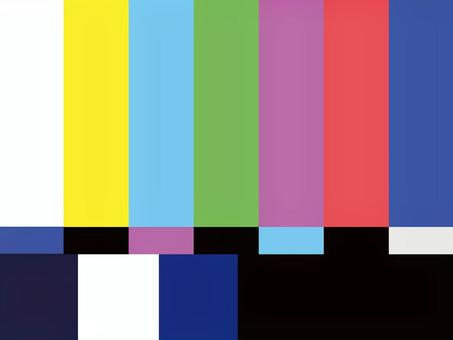
#> input picture jeha pt 5/img/colorbar.jpeg, 453 x 340 px
$ python equalize.py
#> lines starting #> are read from the running program, lines starting #| are printed output that depends on the picture
import numpy as np
import cv2
import os

#buka gambar
img_path = os.path.join(".","img/colorbar.jpeg")
img = cv2.imread(img_path)
#> img is the input picture: shape (340, 453, 3); mean B, G, R 127.9, 131, 138

img = cv2.cvtColor(img, cv2.COLOR_BGR2GRAY)
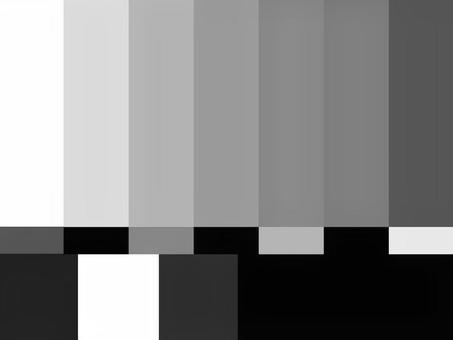
#> img: shape (340, 453); min 0, max 255, mean 132.7

eq_img = cv2.equalizeHist(img)
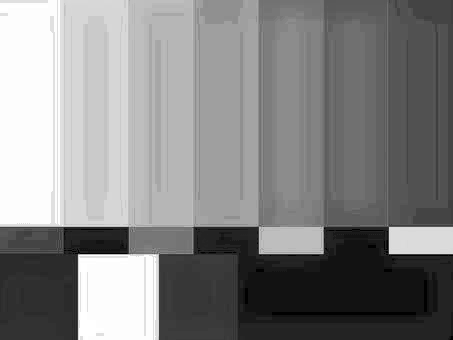
#> eq_img: shape (340, 453); min 0, max 255, mean 132.3

cv2.imshow("Original Image", img)
cv2.imshow("Equalized Image", eq_img)
cv2.waitKey(5000)
